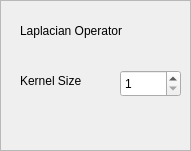
         <widget class="QFrame" name="laplacianFrame">
          <property name="enabled">
           <bool>true</bool>
          </property>
          <property name="geometry">
           <rect>
            <x>260</x>
            <y>20</y>
            <width>191</width>
            <height>151</height>
           </rect>
          </property>
          <property name="frameShape">
           <enum>QFrame::StyledPanel</enum>
          </property>
          <property name="frameShadow">
           <enum>QFrame::Raised</enum>
          </property>
          <widget class="QLabel" name="label_19">
           <property name="geometry">
            <rect>
             <x>20</x>
             <y>20</y>
             <width>141</width>
             <height>21</height>
            </rect>
           </property>
           <property name="text">
            <string>Laplacian Operator</string>
           </property>
          </widget>
          <widget class="QLabel" name="label_21">
           <property name="geometry">
            <rect>
             <x>20</x>
             <y>70</y>
             <width>91</width>
             <height>21</height>
            </rect>
           </property>
           <property name="text">
            <string>Kernel Size</string>
           </property>
          </widget>
          <widget class="QSpinBox" name="laplacianKernelSizeSB">
           <property name="geometry">
            <rect>
             <x>120</x>
             <y>70</y>
             <width>61</width>
             <height>27</height>
            </rect>
           </property>
           <property name="minimum">
            <number>1</number>
           </property>
           <property name="maximum">
            <number>7</number>
           </property>
           <property name="singleStep">
            <number>2</number>
           </property>
          </widget>
         </widget>
